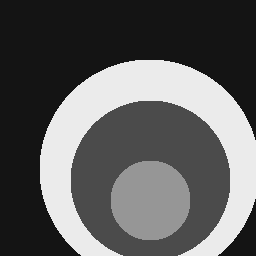
%> input picture Images/circles.tif, 256 x 256 px
$ octave Untitled.m   (GNU Octave 9; MATLAB toolbox functions it lacks are replaced by stand-ins)
%> lines starting %> are read from the running program, lines starting %| are printed output that depends on the picture
clc
clear all
close all
I=im2double(imread('circles.tif')); I=I(1:4:end,1:4:end);
%> after `I=I(1:4:end,1:4:end)`:
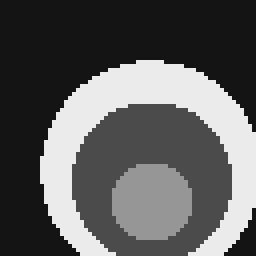
%> I: size 64x64 double (shown 4 times larger); min 0.0784, max 0.922, mean 0.366
h = fspecial('average',9); I=conv2(I,h);
%> after `I=conv2(I,h)`:
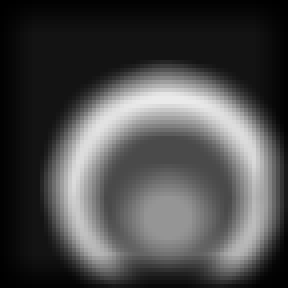
%> I: size 72x72 double (shown 4 times larger); min 0.000968, max 0.922, mean 0.29
[n1,n2]=size(I);
%> n1 = 72; n2 = 72


% Px = @(x) [x(2:n1,:,:)-x(1:n1-1,:,:); x(1,:,:)-x(n1,:,:)]; %%% partial x
% Py = @(x) [x(:,2:n2,:)-x(:,1:n2-1,:), x(:,1,:)-x(:,n2,:)]; %%% partial y
Px = @(x) [x(2:n1,:)-x(1:n1-1,:); zeros(1,n2)]; %%% partial x
Py = @(x) [x(:,2:n2)-x(:,1:n2-1), zeros(n1,1)]; %%% partial y
Ix=Px(I); Iy=Py(I);
%> after `Ix=Px(I)`:
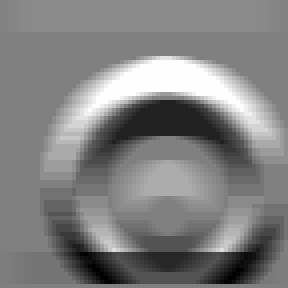
%> Ix: size 72x72 double (shown 4 times larger); min -0.0947, max 0.0937, mean 0.000408; drawn with min black and max white
%> after `Iy=Py(I)`:
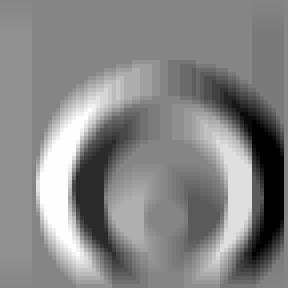
%> Iy: size 72x72 double (shown 4 times larger); min -0.102, max 0.0937, mean 0.000343; drawn with min black and max white
M  = Ix.^2+Iy.^2;
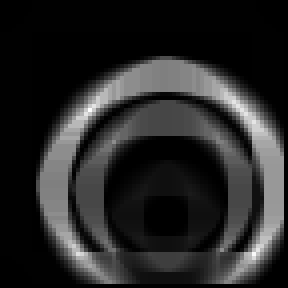
%> M: size 72x72 double (shown 4 times larger); min 0, max 0.0176, mean 0.00272; drawn with min black and max white
figure; imagesc(I); hold on; colormap gray; axis equal
[X,Y]=meshgrid(1:n1,1:n2);
quiver(X,Y,Iy,Ix,'r')
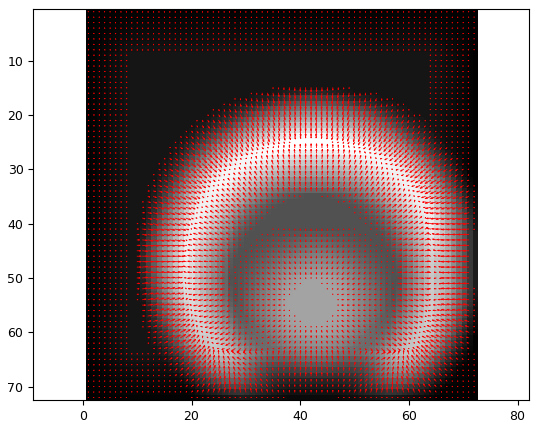
%> figure redrawn from the program's plot data
